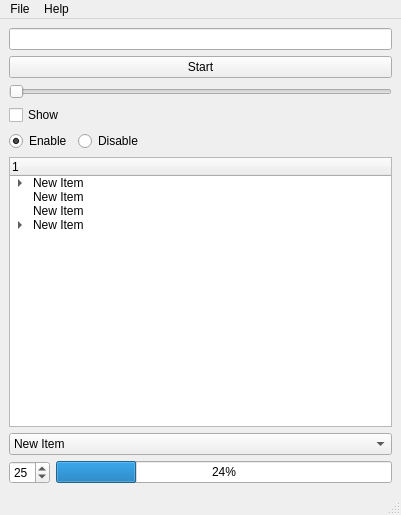
<?xml version="1.0" encoding="UTF-8"?>
<ui version="4.0">
 <class>MainWindow</class>
 <widget class="QMainWindow" name="MainWindow">
  <property name="geometry">
   <rect>
    <x>0</x>
    <y>0</y>
    <width>401</width>
    <height>515</height>
   </rect>
  </property>
  <property name="windowTitle">
   <string>MainWindow</string>
  </property>
  <widget class="QWidget" name="centralwidget">
   <layout class="QVBoxLayout" name="verticalLayout_2">
    <item>
     <layout class="QVBoxLayout" name="verticalLayout">
      <item>
       <widget class="QLineEdit" name="lineEdit"/>
      </item>
      <item>
       <widget class="QPushButton" name="pushButton">
        <property name="text">
         <string>Start</string>
        </property>
       </widget>
      </item>
      <item>
       <widget class="QSlider" name="horizontalSlider">
        <property name="orientation">
         <enum>Qt::Horizontal</enum>
        </property>
       </widget>
      </item>
      <item>
       <widget class="QCheckBox" name="checkBox">
        <property name="text">
         <string>Show</string>
        </property>
       </widget>
      </item>
      <item>
       <layout class="QHBoxLayout" name="horizontalLayout">
        <item>
         <widget class="QRadioButton" name="radioButton_2">
          <property name="text">
           <string>Enable</string>
          </property>
          <property name="checked">
           <bool>true</bool>
          </property>
         </widget>
        </item>
        <item>
         <widget class="QRadioButton" name="radioButton">
          <property name="text">
           <string>Disable</string>
          </property>
         </widget>
        </item>
        <item>
         <spacer name="horizontalSpacer">
          <property name="orientation">
           <enum>Qt::Horizontal</enum>
          </property>
          <property name="sizeHint" stdset="0">
           <size>
            <width>40</width>
            <height>20</height>
           </size>
          </property>
         </spacer>
        </item>
       </layout>
      </item>
      <item>
       <widget class="QTreeWidget" name="treeWidget">
        <column>
         <property name="text">
          <string>1</string>
         </property>
        </column>
        <item>
         <property name="text">
          <string>New Item</string>
         </property>
         <item>
          <property name="text">
           <string>New Subitem</string>
          </property>
         </item>
         <item>
          <property name="text">
           <string>New Item</string>
          </property>
         </item>
        </item>
        <item>
         <property name="text">
          <string>New Item</string>
         </property>
        </item>
        <item>
         <property name="text">
          <string>New Item</string>
         </property>
        </item>
        <item>
         <property name="text">
          <string>New Item</string>
         </property>
         <item>
          <property name="text">
           <string>New Subitem</string>
          </property>
          <item>
           <property name="text">
            <string>New Subitem</string>
           </property>
          </item>
         </item>
        </item>
       </widget>
      </item>
      <item>
       <widget class="QComboBox" name="comboBox">
        <item>
         <property name="text">
          <string>New Item</string>
         </property>
        </item>
        <item>
         <property name="text">
          <string>New Item2</string>
         </property>
        </item>
        <item>
         <property name="text">
          <string>New Item3</string>
         </property>
        </item>
       </widget>
      </item>
     </layout>
    </item>
    <item>
     <layout class="QHBoxLayout" name="horizontalLayout_3">
      <item>
       <widget class="QSpinBox" name="spinBox">
        <property name="value">
         <number>25</number>
        </property>
       </widget>
      </item>
      <item>
       <widget class="QProgressBar" name="progressBar">
        <property name="value">
         <number>24</number>
        </property>
       </widget>
      </item>
     </layout>
    </item>
   </layout>
  </widget>
  <widget class="QMenuBar" name="menubar">
   <property name="geometry">
    <rect>
     <x>0</x>
     <y>0</y>
     <width>401</width>
     <height>25</height>
    </rect>
   </property>
   <widget class="QMenu" name="menuFile">
    <property name="title">
     <string>File</string>
    </property>
   </widget>
   <widget class="QMenu" name="menuHelp">
    <property name="title">
     <string>Help</string>
    </property>
   </widget>
   <addaction name="menuFile"/>
   <addaction name="menuHelp"/>
  </widget>
  <widget class="QStatusBar" name="statusbar"/>
 </widget>
 <resources/>
 <connections>
  <connection>
   <sender>horizontalSlider</sender>
   <signal>sliderMoved(int)</signal>
   <receiver>progressBar</receiver>
   <slot>setValue(int)</slot>
   <hints>
    <hint type="sourcelabel">
     <x>106</x>
     <y>107</y>
    </hint>
    <hint type="destinationlabel">
     <x>177</x>
     <y>473</y>
    </hint>
   </hints>
  </connection>
 </connections>
</ui>
